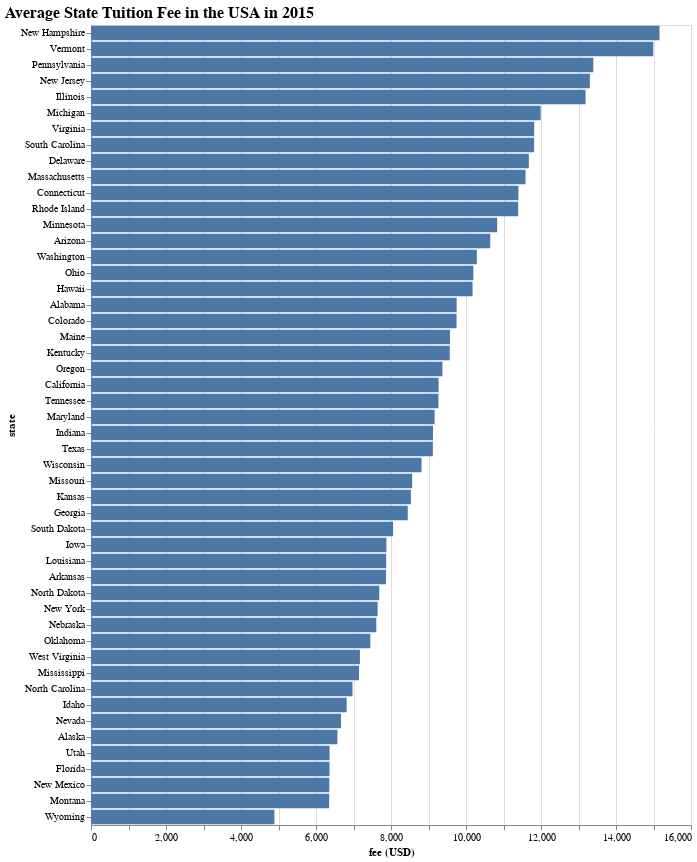

Notebook source saved alongside this figure:
### Markdown cell above
Average State Tuition Fee in the USA in 2015.

### Code cell
_gsource = v_fee.query("year == '2015'")

alt.Chart(_gsource).mark_bar().encode(
    x=alt.X('fee', title='fee (USD)'),
    y=alt.Y('state_name', title='state', sort='-x')
).properties(
    title=('Average State Tuition Fee in the USA in 2015'),
    width=600,
    height=800
).configure_title(
    fontSize=16,
    anchor='start'
)

### Figure 1 — Vega-Lite specification as saved in the notebook (floating-point values rounded to 4 significant figures)
{"config": {"view": {"continuousWidth": 400, "continuousHeight": 300}, "title": {"anchor": "start", "fontSize": 16}}, "data": {"name": "data-023c9b4cff1194e18cb576d43c556e4a"}, "mark": "bar", "encoding": {"x": {"field": "fee", "title": "fee (USD)", "type": "quantitative"}, "y": {"field": "state_name", "sort": "-x", "title": "state", "type": "nominal"}}, "height": 800, "title": "Average State Tuition Fee in the USA in 2015", "width": 600, "$schema": "https://vega.github.io/schema/vega-lite/v4.17.0.json", "datasets": {"data-023c9b4cff1194e18cb576d43c556e4a": [{"state_name": "Alabama", "year": "2015", "fee": 9751.0}, {"state_name": "Alaska", "year": "2015", "fee": 6571.0}, {"state_name": "Arizona", "year": "2015", "fee": 10650.0}, {"state_name": "Arkansas", "year": "2015", "fee": 7867.0}, {"state_name": "California", "year": "2015", "fee": 9270.0}, {"state_name": "Colorado", "year": "2015", "fee": 9748.0}, {"state_name": "Connecticut", "year": "2015", "fee": 11400.0}, {"state_name": "Delaware", "year": "2015", "fee": 11680.0}, {"state_name": "Florida", "year": "2015", "fee": 6360.0}, {"state_name": "Georgia", "year": "2015", "fee": 8447.0}, {"state_name": "Hawaii", "year": "2015", "fee": 10170.0}, {"state_name": "Idaho", "year": "2015", "fee": 6818.0}, {"state_name": "Illinois", "year": "2015", "fee": 13190.0}, {"state_name": "Indiana", "year": "2015", "fee": 9120.0}, {"state_name": "Iowa", "year": "2015", "fee": 7877.0}, {"state_name": "Kansas", "year": "2015", "fee": 8530.0}, {"state_name": "Kentucky", "year": "2015", "fee": 9567.0}, {"state_name": "Louisiana", "year": "2015", "fee": 7871.0}, {"state_name": "Maine", "year": "2015", "fee": 9573.0}, {"state_name": "Maryland", "year": "2015", "fee": 9163.0}, {"state_name": "Massachusetts", "year": "2015", "fee": 11590.0}, {"state_name": "Michigan", "year": "2015", "fee": 11990.0}, {"state_name": "Minnesota", "year": "2015", "fee": 10830.0}, {"state_name": "Mississippi", "year": "2015", "fee": 7147.0}, {"state_name": "Missouri", "year": "2015", "fee": 8564.0}, {"state_name": "Montana", "year": "2015", "fee": 6351.0}, {"state_name": "Nebraska", "year": "2015", "fee": 7608.0}, {"state_name": "Nevada", "year": "2015", "fee": 6667.0}, {"state_name": "New Hampshire", "year": "2015", "fee": 15160.0}, {"state_name": "New Jersey", "year": "2015", "fee": 13300.0}, {"state_name": "New Mexico", "year": "2015", "fee": 6355.0}, {"state_name": "New York", "year": "2015", "fee": 7644.0}, {"state_name": "North Carolina", "year": "2015", "fee": 6973.0}, {"state_name": "North Dakota", "year": "2015", "fee": 7688.0}, {"state_name": "Ohio", "year": "2015", "fee": 10200.0}, {"state_name": "Oklahoma", "year": "2015", "fee": 7450.0}, {"state_name": "Oregon", "year": "2015", "fee": 9371.0}, {"state_name": "Pennsylvania", "year": "2015", "fee": 13390.0}, {"state_name": "Rhode Island", "year": "2015", "fee": 11390.0}, {"state_name": "South Carolina", "year": "2015", "fee": 11820.0}, {"state_name": "South Dakota", "year": "2015", "fee": 8055.0}, {"state_name": "Tennessee", "year": "2015", "fee": 9263.0}, {"state_name": "Texas", "year": "2015", "fee": 9117.0}, {"state_name": "Utah", "year": "2015", "fee": 6363.0}, {"state_name": "Vermont", "year": "2015", "fee": 14990.0}, {"state_name": "Virginia", "year": "2015", "fee": 11820.0}, {"state_name": "Washington", "year": "2015", "fee": 10290.0}, {"state_name": "West Virginia", "year": "2015", "fee": 7171.0}, {"state_name": "Wisconsin", "year": "2015", "fee": 8815.0}, {"state_name": "Wyoming", "year": "2015", "fee": 4891.0}]}}
